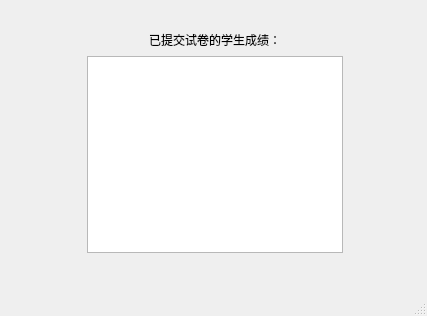
<?xml version="1.0" encoding="UTF-8"?>
<ui version="4.0">
 <class>teacher_show</class>
 <widget class="QMainWindow" name="teacher_show">
  <property name="geometry">
   <rect>
    <x>0</x>
    <y>0</y>
    <width>427</width>
    <height>316</height>
   </rect>
  </property>
  <property name="windowTitle">
   <string>MainWindow</string>
  </property>
  <widget class="QWidget" name="centralwidget">
   <widget class="QWidget" name="">
    <property name="geometry">
     <rect>
      <x>40</x>
      <y>30</y>
      <width>350</width>
      <height>223</height>
     </rect>
    </property>
    <layout class="QVBoxLayout" name="verticalLayout">
     <item>
      <layout class="QHBoxLayout" name="horizontalLayout">
       <item>
        <spacer name="horizontalSpacer">
         <property name="orientation">
          <enum>Qt::Horizontal</enum>
         </property>
         <property name="sizeHint" stdset="0">
          <size>
           <width>40</width>
           <height>20</height>
          </size>
         </property>
        </spacer>
       </item>
       <item>
        <widget class="QLabel" name="label">
         <property name="text">
          <string>已提交试卷的学生成绩：</string>
         </property>
        </widget>
       </item>
       <item>
        <spacer name="horizontalSpacer_2">
         <property name="orientation">
          <enum>Qt::Horizontal</enum>
         </property>
         <property name="sizeHint" stdset="0">
          <size>
           <width>40</width>
           <height>20</height>
          </size>
         </property>
        </spacer>
       </item>
      </layout>
     </item>
     <item>
      <layout class="QHBoxLayout" name="horizontalLayout_2">
       <item>
        <spacer name="horizontalSpacer_3">
         <property name="orientation">
          <enum>Qt::Horizontal</enum>
         </property>
         <property name="sizeHint" stdset="0">
          <size>
           <width>40</width>
           <height>20</height>
          </size>
         </property>
        </spacer>
       </item>
       <item>
        <widget class="QListView" name="list_2"/>
       </item>
       <item>
        <spacer name="horizontalSpacer_4">
         <property name="orientation">
          <enum>Qt::Horizontal</enum>
         </property>
         <property name="sizeHint" stdset="0">
          <size>
           <width>40</width>
           <height>20</height>
          </size>
         </property>
        </spacer>
       </item>
      </layout>
     </item>
    </layout>
   </widget>
  </widget>
  <widget class="QMenuBar" name="menubar">
   <property name="geometry">
    <rect>
     <x>0</x>
     <y>0</y>
     <width>427</width>
     <height>18</height>
    </rect>
   </property>
  </widget>
  <widget class="QStatusBar" name="statusbar"/>
 </widget>
 <resources/>
 <connections/>
</ui>
